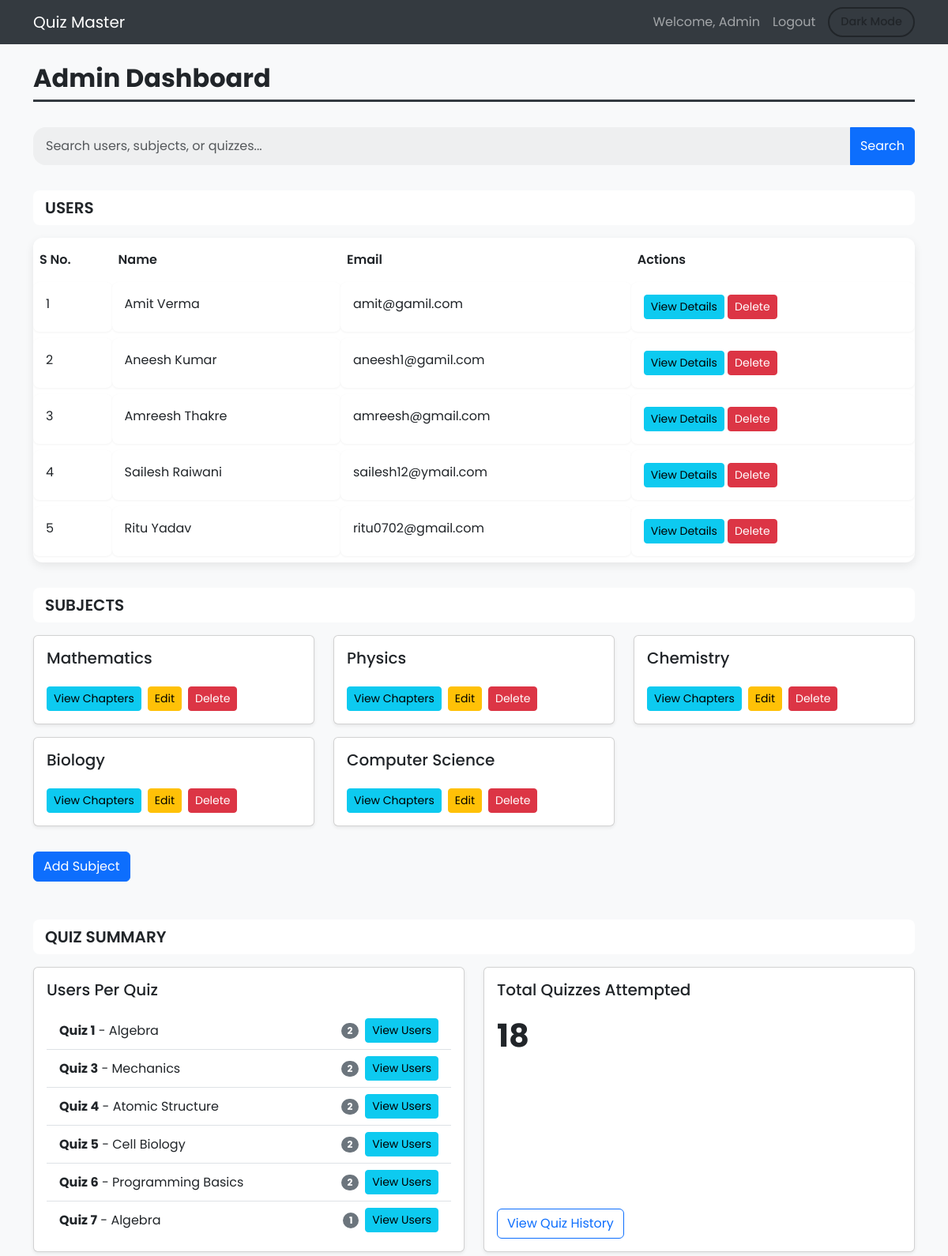
The app's page /admin_dashboard (signed in, upper part), older data.
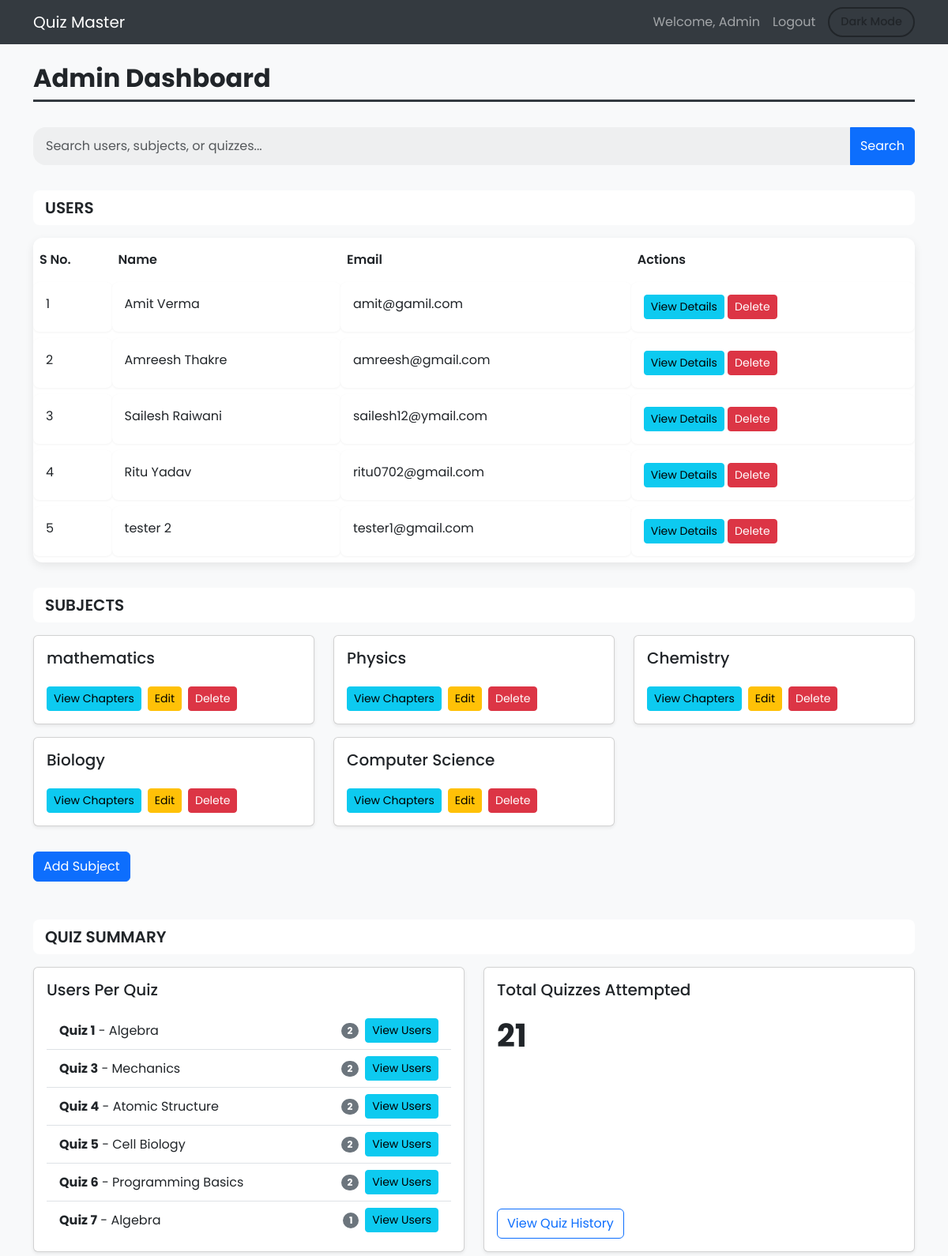
The same page, newer data.
### app.py (models this page shows)
class User(db.Model):
    id = db.Column(db.Integer, primary_key=True)
    username = db.Column(db.String(100), unique=True, nullable=False)
    password = db.Column(db.String(50), nullable=False)
    full_name = db.Column(db.String(100), nullable=False)
    qualification = db.Column(db.String(100), nullable=True)
    dob = db.Column(db.Date, nullable=True)

class Subject(db.Model):
    id = db.Column(db.Integer, primary_key=True)
    name = db.Column(db.String(100), nullable=False)
    description = db.Column(db.Text, nullable=True)

class Chapter(db.Model):
    id = db.Column(db.Integer, primary_key=True)
    subject_id = db.Column(db.Integer, db.ForeignKey('subject.id'), nullable=False)
    name = db.Column(db.String(100), nullable=False)
    description = db.Column(db.Text, nullable=True)

class Quiz(db.Model):
    id = db.Column(db.Integer, primary_key=True)
    chapter_id = db.Column(db.Integer, db.ForeignKey('chapter.id'), nullable=False)
    date_of_quiz = db.Column(db.Date, nullable=False)
    time_duration = db.Column(db.String(10), nullable=False)
    remarks = db.Column(db.Text, nullable=True)

### app.py (the view)
@app.route('/admin_dashboard')
def admin_dashboard():
    if not session.get('admin'):
        return redirect(url_for('login'))
    subjects = Subject.query.all()
    users = User.query.all()
    total_quizzes_attempted = db.session.query(func.count(Score.id)).scalar()
    users_per_quiz = db.session.query(Quiz.id, func.count(func.distinct(Score.user_id))).join(Score).group_by(Quiz.id).all()
    quiz_user_attempts = {quiz_id: count for quiz_id, count in users_per_quiz}
    quiz_attempts_per_subject = db.session.query(
        Subject.name, func.count(Score.id)
    ).join(Chapter, Chapter.subject_id == Subject.id
    ).join(Quiz, Quiz.chapter_id == Chapter.id
    ).join(Score, Score.quiz_id == Quiz.id
    ).group_by(Subject.name).all()
    users_per_quiz = db.session.query(
        Quiz.id, Quiz.chapter_id, Chapter.name, func.count(func.distinct(Score.user_id))
    ).join(Chapter, Chapter.id == Quiz.chapter_id
    ).join(Score, Score.quiz_id == Quiz.id
    ).group_by(Quiz.id, Chapter.name).all()
    quiz_user_attempts = [{
        "quiz_id": quiz_id,
        "chapter_name": chapter_name,
        "user_count": count
    } for quiz_id, chapter_id, chapter_name, count in users_per_quiz]
    quiz_attempts_per_chapter = db.session.query(
        Chapter.name, func.count(Score.id)
    ).join(Quiz, Quiz.chapter_id == Chapter.id
    ).join(Score, Score.quiz_id == Quiz.id
    ).group_by(Chapter.name).all()
    return render_template(
        'admin_dashboard.html',
        subjects=subjects,
        users=users,
        total_quizzes_attempted=total_quizzes_attempted,
        quiz_user_attempts=quiz_user_attempts,
        quiz_attempts_per_subject=quiz_attempts_per_subject,
        quiz_attempts_per_chapter=quiz_attempts_per_chapter
    )

### templates/admin_dashboard.html (shortened to what the changed rows need)
<!DOCTYPE html>
<html lang="en" class="light-theme">
<head>
    <link href="https://cdn.jsdelivr.net/npm/bootstrap@5.3.0/dist/css/bootstrap.min.css" rel="stylesheet">
</head>
<body>
<div class="container mt-4">
    <h2 class="admin-title">Admin Dashboard</h2>
    <table class="table">
        <thead>
        <tr>
            <th>S No.</th>
            <th>Name</th>
            <th>Email</th>
            <th>Actions</th>
        </tr>
        </thead>
        <tbody>
        {% for user in users %}
        <tr>
            <td>{{ loop.index }}</td>
            <td>{{ user.full_name }}</td>
            <td>{{ user.username }}</td>
            <td>
                <a href="/view_user/{{ user.id }}" class="btn btn-info btn-sm">View Details</a>
                <form action="/delete_user/{{ user.id }}" method="POST" style="display:inline;">
                    <button type="submit" class="btn btn-danger btn-sm">Delete</button>
                </form>
            </td>
        </tr>
        {% endfor %}
        </tbody>
    </table>
<div class="row">
    {% for subject in subjects %}
    <div class="col-md-6 col-lg-4 mb-3">
        <div class="card shadow-sm" style="background-color: var(--card-bg); color: var(--text-color);">
            <div class="card-body d-flex flex-column justify-content-between">
                <h5 class="card-title">{{ subject.name }}</h5>
                <div class="mt-3 d-flex flex-wrap gap-2">
                    <a href="{{ url_for('chapters', subject_id=subject.id) }}" class="btn btn-info btn-sm">View Chapters</a>
                    <a href="/edit_subject/{{ subject.id }}" class="btn btn-warning btn-sm">Edit</a>
                    <form action="/delete_subject/{{ subject.id }}" method="POST" style="display:inline;">
                        <button type="submit" class="btn btn-danger btn-sm">Delete</button>
                    </form>
                </div>
            </div>
        </div>
    </div>
    {% endfor %}
</div>
</div>
<div class="container mt-4">
    <div class="row g-4">
        <div class="col-md-6 col-lg-6">
            <div class="card h-100 shadow-sm" style="background-color: var(--card-bg); color: var(--text-color);">
                <div class="card-body d-flex flex-column">
                    <ul class="list-group list-group-flush flex-grow-1">
                        {% for quiz in quiz_user_attempts %}
                        <li class="list-group-item d-flex justify-content-between align-items-center" style="background-color: transparent; color: var(--text-color);">
                            <div>
                                <strong>Quiz {{ quiz.quiz_id }}</strong> - {{ quiz.chapter_name }}
                            </div>
                            <div class="d-flex align-items-center gap-2">
                                <span class="badge bg-secondary rounded-pill">{{ quiz.user_count }}</span>
                                <a href="{{ url_for('view_quiz_users', quiz_id=quiz.quiz_id) }}" class="btn btn-info btn-sm">View Users</a>
                            </div>
                        </li>
                        {% endfor %}
                    </ul>
                </div>
            </div>
        </div>
        <div class="col-md-6 col-lg-6">
            <div class="card h-100 shadow-sm" style="background-color: var(--card-bg); color: var(--text-color);">
                <div class="card-body d-flex flex-column justify-content-between">
                    <div>
                        <h5 class="card-title mb-3">Total Quizzes Attempted</h5>
                        <p class="fs-1 fw-bold">{{ total_quizzes_attempted }}</p>
                    </div>
                </div>
            </div>
        </div>
    </div>
</div>
</body>
</html>

Row changes from the older to the newer data that the page shows:
removed User: full_name "Aneesh Kumar", username "aneesh1@gamil.com"
added User: full_name "tester 2", username "tester1@gmail.com"
changed Subject: name "Mathematics" → "mathematics"
Text that changed along with them:
{{ total_quizzes_attempted }}: "18" → "21"
